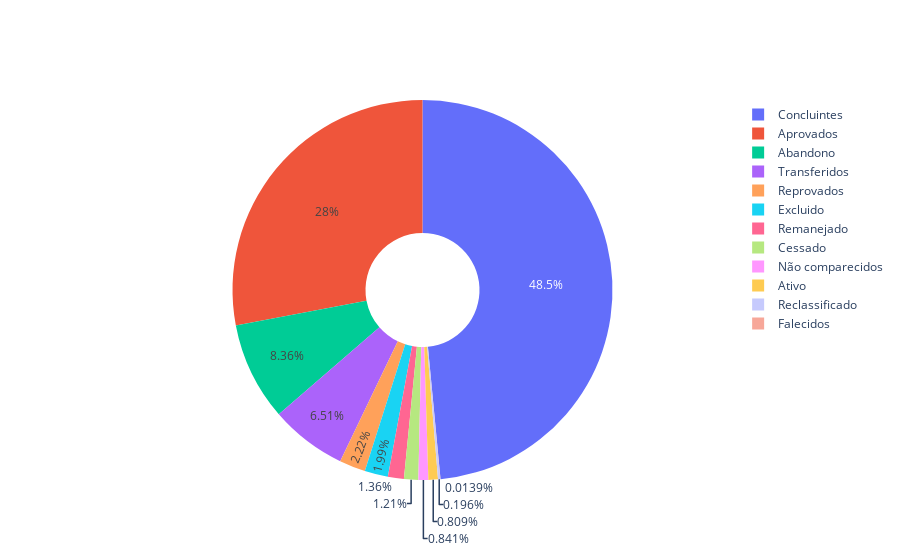

Notebook source saved alongside this figure:
### Code cell
import plotly.graph_objects as go
import numpy as np

situacao = pd.DataFrame(columns=['Situacao', 'Quantidade'])

columns = ['SIT_AL_APROV', 'SIT_AL_REPROV', 'SIT_AL_ABAND', 'SIT_AL_CONCL', 'SIT_AL_TRANSF', 'SIT_AL_FALEC', 'SIT_AL_NCOM', 'SIT_AL_EXCL', 'SIT_AL_CES', 'SIT_AL_REMAN', 'SIT_AL_RECLAS', 'SIT_AL_ATIVO']
labels = ['Aprovados', 'Reprovados', 'Abandono', 'Concluintes', 'Transferidos', 'Falecidos', 'Não comparecidos', 'Excluido', 'Cessado', 'Remanejado', 'Reclassificado', 'Ativo']

for idx, label in enumerate(labels):
    situacao.loc[idx] = list([label, np.sum(y[columns[idx]])])

fig = go.Figure(data=[go.Pie(labels=situacao['Situacao'], values=situacao['Quantidade'], hole=.3)], tit)
fig.show()

### Figure 1 — Plotly figure (JSON) as saved in the notebook; plotly's stock layout.template omitted (floating-point values rounded to 4 significant figures)
{"data": [{"hole": 0.3, "labels": ["Aprovados", "Reprovados", "Abandono", "Concluintes", "Transferidos", "Falecidos", "Não comparecidos", "Excluido", "Cessado", "Remanejado", "Reclassificado", "Ativo"], "type": "pie", "values": [2632661, 209182, 786539, 4560240, 612738, 1308, 79136, 186922, 114183, 127795, 18417, 76132]}], "layout": {}}
